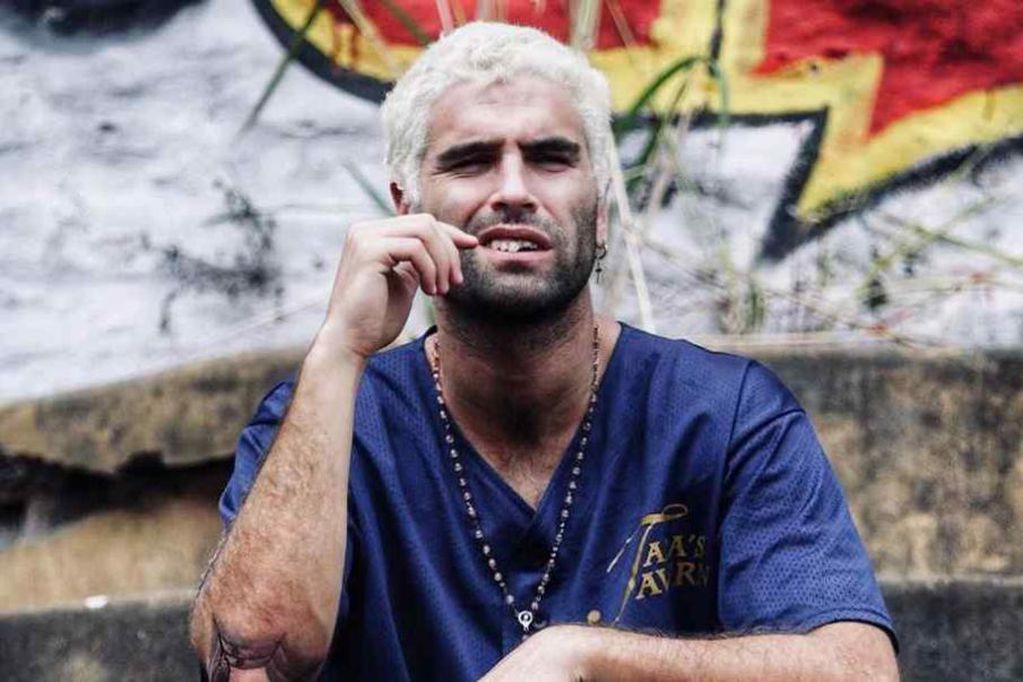
#> input picture python/1234-1.jpg, 1023 x 682 px
$ python eye_detector_image.py 1234-1.jpg
#> lines starting #> are read from the running program, lines starting #| are printed output that depends on the picture
import cv2
import sys

width = 800
height = 600
white = [255,255,255]

# load the image, resize it, and convert it to grayscale
image = cv2.imread(sys.argv[1])
#> image is the input picture: shape (682, 1023, 3); mean B, G, R 130.4, 125, 135.9
#image = cv2.resize(image, (width, height))
#newimage= cv2.copyMakeBorder(image,0,0,50,50,cv2.BORDER_CONSTANT,value=white)
gray = cv2.cvtColor(image, cv2.COLOR_BGR2GRAY)
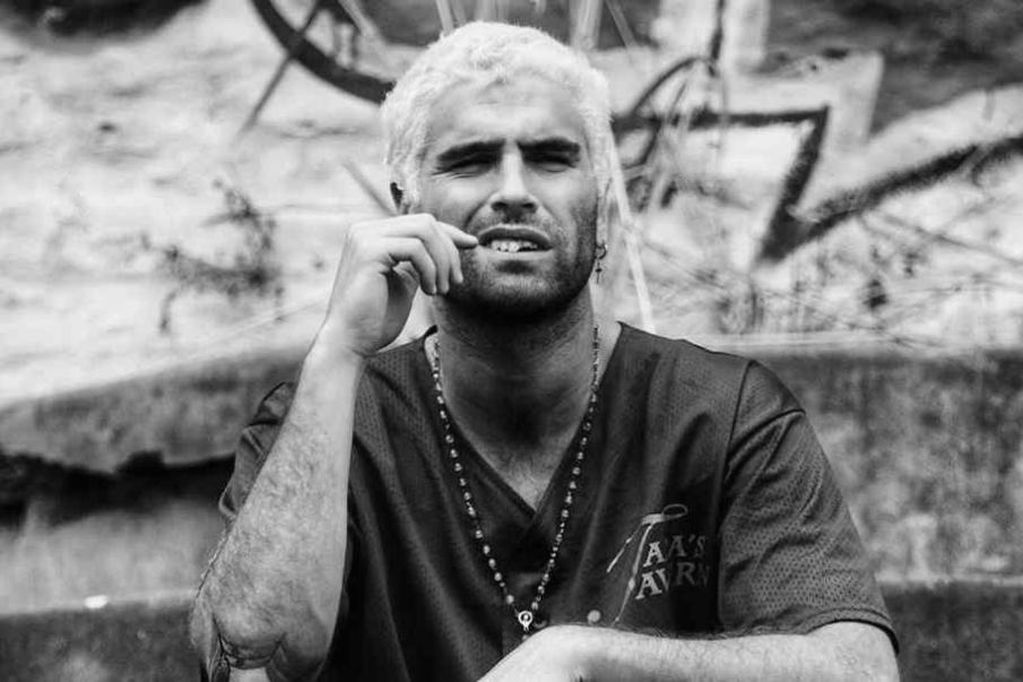
#> gray: shape (682, 1023); min 0, max 254, mean 128.9
# load the haar cascades face and smile detectors
face_detector = cv2.CascadeClassifier("python/haar_cascade/haarcascade_frontalface_default.xml")
eye_detector = cv2.CascadeClassifier("python/haar_cascade/haarcascade_eye.xml")

# detect faces in the grayscale image
face_rects = face_detector.detectMultiScale(gray, 1.1, 8)
#> face_rects = [[398, 69, 226, 226]]
# loop over the face bounding boxes
result = False
for (x, y, w, h) in face_rects:
    # extract the face from the grayscale image
    roi = gray[y:y + h, x:x + w]

    # apply the smile detector to the face roi
    eye_rect = eye_detector.detectMultiScale(roi,
                                            scaleFactor = 1.2,
                                            minNeighbors = 5)
    # if there was no detection, we consider this a "no eye" detection
    if len(eye_rect) == 0:
        result = True
    else:
        # solo se detecta un ojo por lo que se entiende que la persona esta guiñando"
        if len(eye_rect) == 1:
            result = False
        # otherwise, tiene los ojos abiertos
        else:
            result = False
#> this loop made 1 pass
#> (x, y, w, h, eye_rect, result) on pass 1: (398, 69, 226, 226, [[120, 61, 57, 57]], False)
#> pass 1, `roi = gray[y:y + h, x:x + w]`:
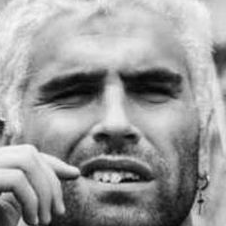
#> roi: shape (226, 226); min 5, max 248, mean 154

print(result)
#| False

$ run again, on python/123451-.jpg
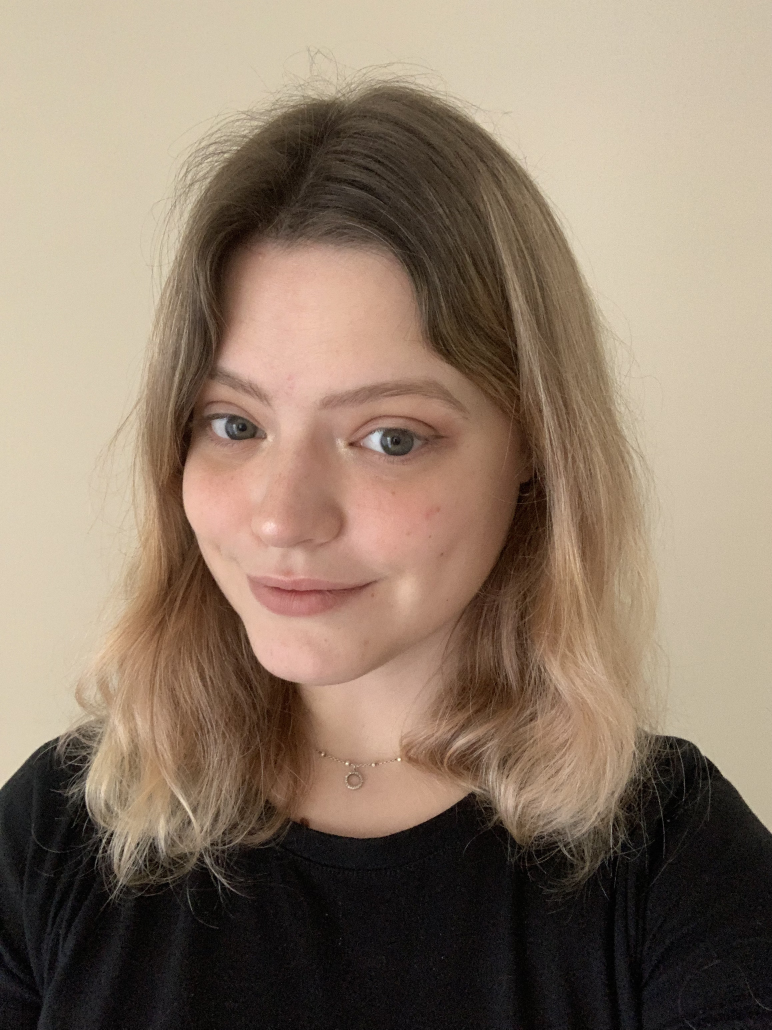
#> input picture python/123451-.jpg, 2316 x 3088 px (shown at 1/3 size)
#> image is the input picture: shape (3088, 2316, 3); mean B, G, R 106.3, 124, 142.5
#> `gray = cv2.cvtColor(image, cv2.COLOR_BGR2GRAY)`:
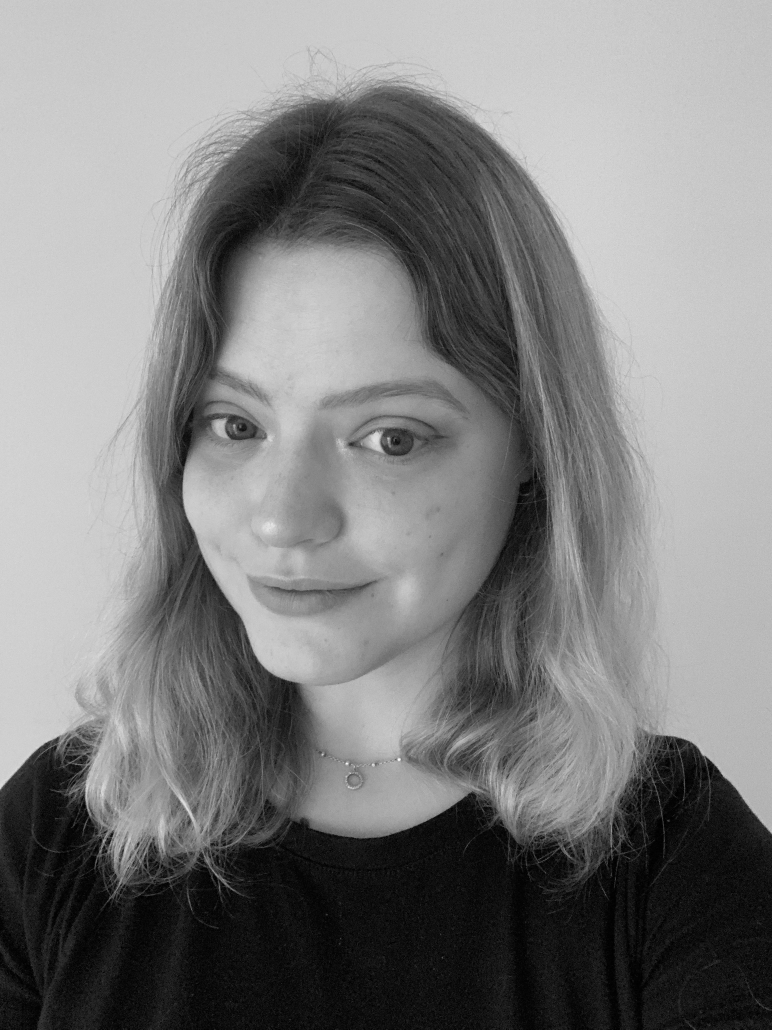
#> gray: shape (3088, 2316) (shown at 1/3 size); min 0, max 252, mean 127.6
#> face_rects = [[362, 2285, 28, 28], [353, 864, 1178, 1178]]
#> the loop `for (x, y, w, h) in face_rects:` made 2 passes
#> (x, y, w, h, eye_rect, result) on pass 2: (353, 864, 1178, 1178, [[225, 302, 231, 231], [655, 303, 300, 300]], False)
#> pass 2, `roi = gray[y:y + h, x:x + w]`:
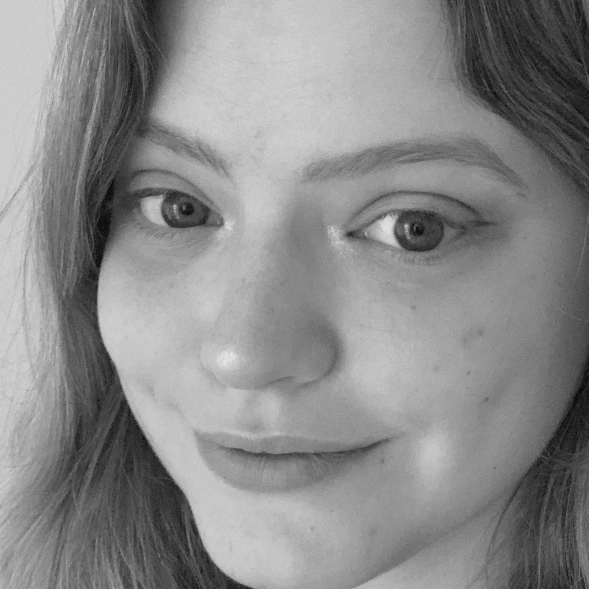
#> roi: shape (1178, 1178) (shown at 1/2 size); min 2, max 233, mean 137.8
#| False
